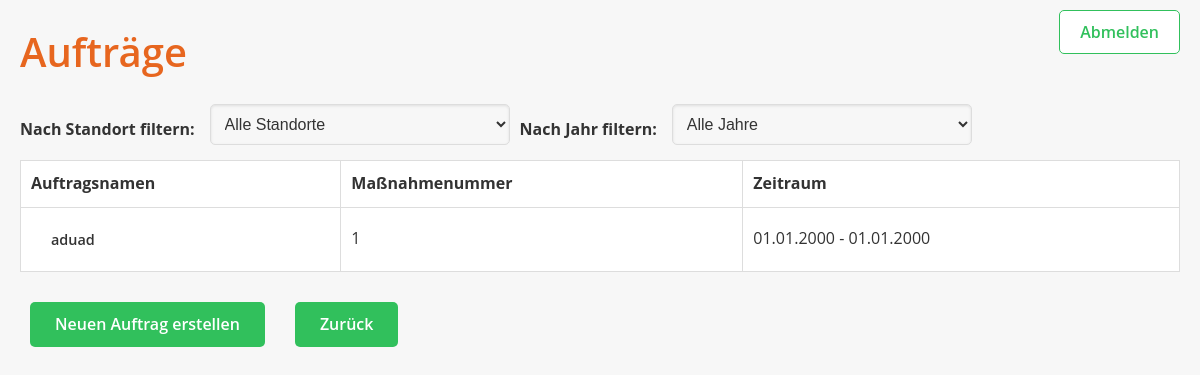
The page /PersonaleinsatzplanHaeH/auftrag/list/ on the database as committed earlier.
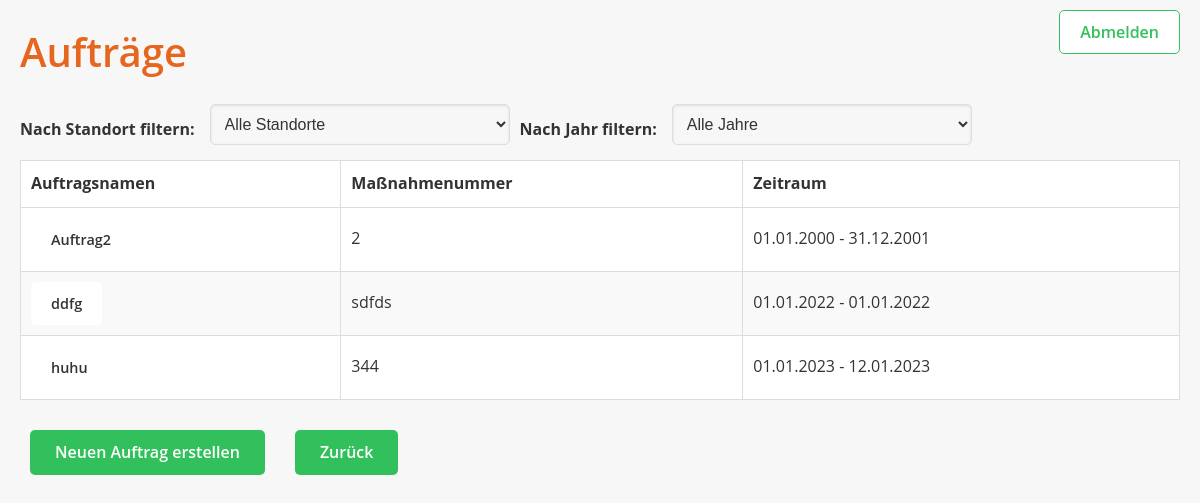
The same page on the database as committed later.
### PersonaleinsatzplanHaeH/models.py (models this page shows, shortened)
class Auftrag(models.Model):
    name = models.CharField(max_length=255)
    vergabenummer = models.CharField(max_length=255, unique=True)
    optionsnummer = models.CharField(max_length=255, unique=True)
    massnahmenummer = models.CharField(max_length=255, unique=True)
    startdatum = models.DateField()
    enddatum = models.DateField()
    max_klienten = models.IntegerField(default=0)
    mindest_klienten = models.IntegerField(default=0)
    aktuell_klienten = models.IntegerField(default=0)
    personaleinsatzplan = models.ForeignKey(Personaleinsatzplan, on_delete=models.CASCADE, related_name='auftraege')

### PersonaleinsatzplanHaeH/views.py (the view)
# urls.py: path('auftrag/list/', AuftragListView.as_view(), name='auftrag_list'),
class AuftragListView(ListView):
    model = Auftrag
    template_name = 'auftrag_list.html'
    context_object_name = 'auftraege'
    def get_queryset(self):
        queryset = super().get_queryset()
        niederlassung_id = self.request.GET.get('niederlassung')
        if niederlassung_id:
            queryset = queryset.filter(personaleinsatzplan__niederlassung_id=niederlassung_id)
        jahr = self.request.GET.get('jahr')
        if jahr:
            queryset = queryset.filter(startdatum__year=jahr)
        return queryset
    def get_context_data(self, **kwargs):
        context = super().get_context_data(**kwargs)
        context['niederlassungen'] = Niederlassung.objects.all()
        context['jahre'] = (
            Auftrag.objects.annotate(jahr=ExtractYear('startdatum'))
            .values_list('jahr', flat=True)
            .distinct()
            .order_by('jahr')
        )
        context['zurueck_link'] = self.request.GET.get('next', '/')
        return context

### templates/auftrag_list.html (shortened to what this page needs)
<!DOCTYPE html>
<html lang="en">
<head>
    {% load static %}
    <link rel="stylesheet" href="{% static 'css/styles.css' %}">
</head>
<body>
<div class="navbar">
    <a href="{% url 'PersonaleinsatzplanHaeH:logout' %}" class="logout-link">Abmelden</a>
</div>
<h1>Aufträge</h1>
<form method="get" class="filter-form">
    <div class="filter-row" style="display: flex; align-items: center; gap: 10px;">
        <label for="standort_filter">Nach Standort filtern:</label>
        <select name="niederlassung" id="standort_filter" onchange="this.form.submit()" class="filter-select">
            <option value="">Alle Standorte</option>
        </select>
        <label for="jahr_filter">Nach Jahr filtern:</label>
        <select name="jahr" id="jahr_filter" onchange="this.form.submit()" class="filter-select">
            <option value="">Alle Jahre</option>
        </select>
    </div>
</form>
<table>
    <thead>
        <tr>
            <th>Auftragsnamen</th>
            <th>Maßnahmenummer</th>
            <th>Zeitraum</th>
        </tr>
    </thead>
    <tbody>
        {% for auftrag in auftraege %}
        <tr>
            <td>
                <a href="{% url 'PersonaleinsatzplanHaeH:auftrag_detail' auftrag.pk %}?next={{ request.path }}" class="card-link">
                    {{ auftrag.name }}
                </a>
            </td>
            <td>{{ auftrag.massnahmenummer }}</td>
            <td>{{ auftrag.startdatum|date:"d.m.Y" }} - {{ auftrag.enddatum|date:"d.m.Y" }}</td>
        </tr>
        {% endfor %}
    </tbody>
</table>
<div class="actions">
    <a href="{% url 'PersonaleinsatzplanHaeH:auftrag_create' %}?next={{ request.path }}" class="action-link">
        Neuen Auftrag erstellen
    </a>
    <a href="{{ zurueck_link }}" class="action-link">Zurück</a>
</div>
</body>
</html>

Rows that differ between the two databases and show on the page:
removed Auftrag: name "aduad", massnahmenummer "1", startdatum "01.01.2000", enddatum "01.01.2000"
added Auftrag: name "Auftrag2", massnahmenummer "2", startdatum "01.01.2000", enddatum "31.12.2001"
added Auftrag: name "ddfg", massnahmenummer "sdfds", startdatum "01.01.2022", enddatum "01.01.2022"
added Auftrag: name "huhu", massnahmenummer "344", startdatum "01.01.2023", enddatum "12.01.2023"
